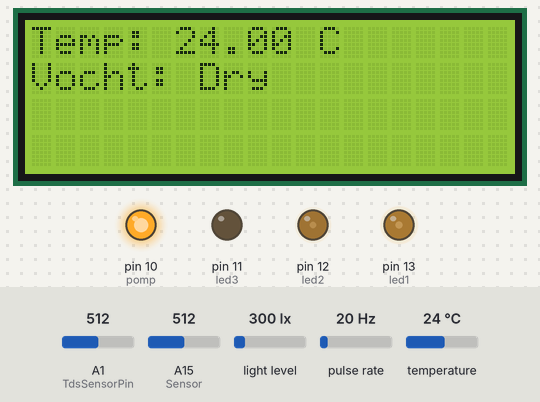
A program run on a simulated Arduino Mega 2560, built with avr-gcc and run on an emulated ATmega2560. Parts: 20×4 character LCD, output pins drawn as LEDs (lit = HIGH). Wiring (inferred from the names in the program): pulse sensor: data pin 2. The inputs (shaded band) are chosen by the test bench; at power-on: A15 (Sensor) = 512, temperature 24 °C, A1 (TdsSensorPin) = 512, light level 300 lx, pulse rate 20 Hz. What the program prints to the serial monitor is not drawn.

Above: at 1.2 s.
1.3 s: A15 (Sensor) set to 90
At 3.2 s:
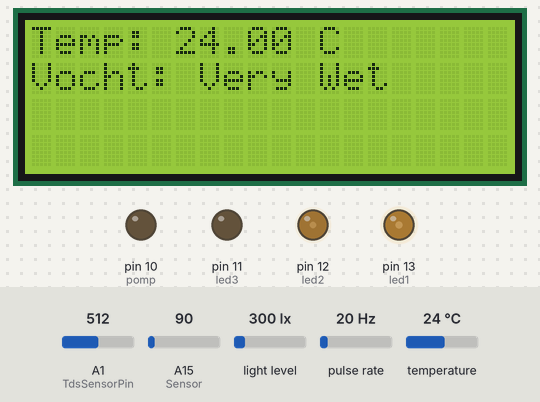
3.7 s: A15 (Sensor) set to 233
6.0 s: A15 (Sensor) set to 264
At 6.5 s:
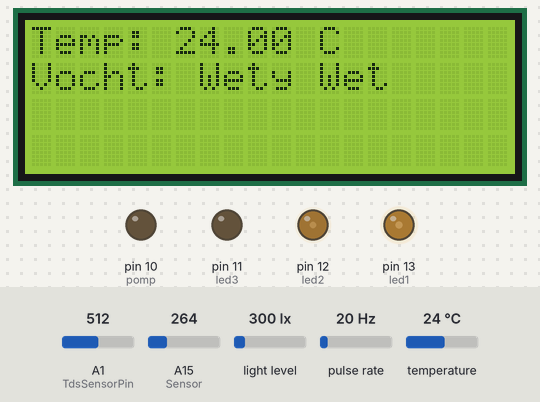
7.6 s: temperature set to 12 °C
At 9.3 s:
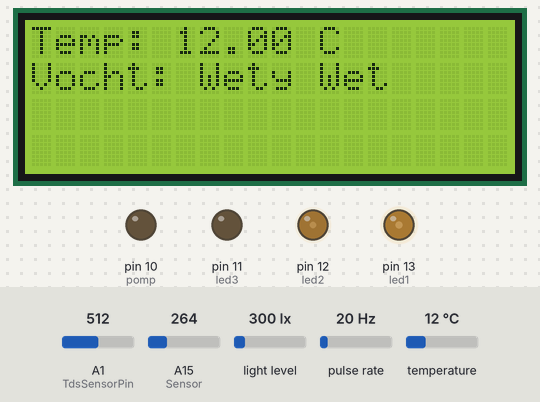
10.2 s: temperature set to 19 °C
12.8 s: temperature set to 28 °C
At 15.0 s:
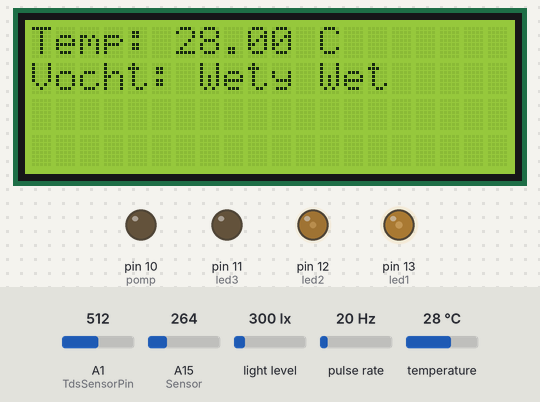
Timing chart, 0 to 16.5 s (numbered marks = the images above; inputs shaded):
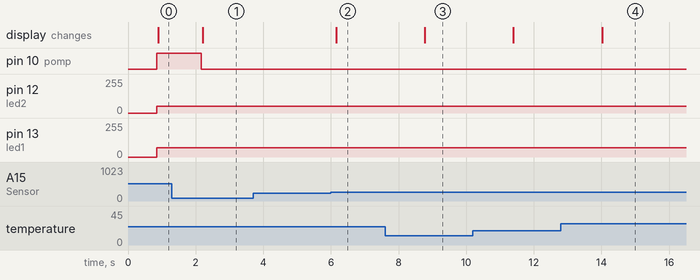

The program:

main.cpp
```cpp
// include arduino.h niet nodig in code test arduino -> enkel in VSC!
#include <Arduino.h>

//LCDscherm
#include <LiquidCrystal_I2C.h>
LiquidCrystal_I2C lcd(0x27, 20, 4);

//Lampen
int led1 = 13; //oranje
int led2 = 12; //half - half
int led3 = 11; //wit

//Pomp
const int pomp = 10;

//WaterqualiTDS
#define TdsSensorPin A1
#define VREF 5.0      // analog reference voltage(Volt) of the ADC
#define SCOUNT  30           // sum of sample point
int analogBuffer[SCOUNT];    // store the analog value in the array, read from ADC
int analogBufferTemp[SCOUNT];
int analogBufferIndex = 0,copyIndex = 0;
float averageVoltage = 0,tdsValue = 0,temperature = 25;

//waterflowsensor
volatile double waterFlow;

//temperatuursensor
#include <OneWire.h>
#include <DallasTemperature.h>
#define ONE_WIRE_BUS 25 // Data wire is conntec to the Arduino digital pin 25
OneWire oneWire(ONE_WIRE_BUS);
DallasTemperature sensors(&oneWire);
float Temperatuur;

//soilmoisture
const int AirValue = 610; //gemeten waarde lucht
const int WaterValue = 70; //gemeten waarde water
int intervals = (AirValue - WaterValue)/3;
int soilMoistureValue;

//lichtsensor
#include <BH1750.h>
#include <Wire.h>
BH1750 lightMeter;
int lux;

void setup() {
  pinMode(pomp, OUTPUT);
  pinMode(led1, OUTPUT);
  pinMode(led2, OUTPUT);
  pinMode(led3, OUTPUT);

  lcd.init();
  lcd.clear();

  Serial.begin(115200);
  pinMode(TdsSensorPin,INPUT);
  waterFlow = 0;
  attachInterrupt(0, pulse, RISING);  //DIGITAL Pin 2: Interrupt 0
  sensors.begin();

  // Initialize the I2C bus (BH1750 library doesn't do this automatically)
  Wire.begin(0x23);
  // On esp8266 you can select SCL and SDA pins using Wire.begin(D4, D3);
  // For Wemos / Lolin D1 Mini Pro and the Ambient Light shield use
  // Wire.begin(D2, D1);

  lightMeter.begin();

  Serial.println(F("BH1750 Test begin"));

}

void WaterKwaliteit() {

  static unsigned long analogSampleTimepoint = millis();
   if(millis()-analogSampleTimepoint > 40U)     //every 40 milliseconds,read the analog value from the ADC
   {
     analogSampleTimepoint = millis();
     analogBuffer[analogBufferIndex] = analogRead(TdsSensorPin);    //read the analog value and store into the buffer
     analogBufferIndex++;
     if(analogBufferIndex == SCOUNT)
         analogBufferIndex = 0;
    }
  static unsigned long printTimepoint = millis();
   if(millis()-printTimepoint > 800U)
   {
      printTimepoint = millis();
      for(copyIndex=0;copyIndex<SCOUNT;copyIndex++)
        analogBufferTemp[copyIndex]= analogBuffer[copyIndex];
      averageVoltage = getMedianNum(analogBufferTemp,SCOUNT) * (float)VREF / 1024.0; // read the analog value more stable by the median filtering algorithm, and convert to voltage value
      float compensationCoefficient=1.0+0.02*(temperature-25.0);    //temperature compensation formula: fFinalResult(25^C) = fFinalResult(current)/(1.0+0.02*(fTP-25.0));
      float compensationVolatge=averageVoltage/compensationCoefficient;  //temperature compensation
      tdsValue=(133.42*compensationVolatge*compensationVolatge*compensationVolatge - 255.86*compensationVolatge*compensationVolatge + 857.39*compensationVolatge)*0.5; //convert voltage value to tds value
    }
}
int getMedianNum(int bArray[], int iFilterLen)
{
      int bTab[iFilterLen];
      for (byte i = 0; i<iFilterLen; i++)
      bTab[i] = bArray[i];
      int i, j, bTemp;
      for (j = 0; j < iFilterLen - 1; j++)
      {
      for (i = 0; i < iFilterLen - j - 1; i++)
          {
        if (bTab[i] > bTab[i + 1])
            {
        bTemp = bTab[i];
            bTab[i] = bTab[i + 1];
        bTab[i + 1] = bTemp;
         }
      }
      }
      if ((iFilterLen & 1) > 0)
    bTemp = bTab[(iFilterLen - 1) / 2];
      else
    bTemp = (bTab[iFilterLen / 2] + bTab[iFilterLen / 2 - 1]) / 2;
      return bTemp;
}

/*
void WaterflowSensor()
{
  mss gebruiken we die nog idk
}
*/

void pulse()   //measure the quantity of square wave
{
  waterFlow += 1.0 / 5880.0;
}

void Temperatuursensor(){
  // Call sensors.requestTemperatures() to issue a global temperature and Requests to all devices on the bus
  sensors.requestTemperatures();
  Temperatuur = sensors.getTempCByIndex(0);

}

void GrondVochtigheid() {
  soilMoistureValue = analogRead(A15); //put Sensor insert into soil
}

void Lichtsensor() {
  lux = lightMeter.readLightLevel();
}

void LCD()
{
  lcd.backlight();
}

//waarden moeten nog aangepast worden - 4000 is veel te hoog
void Lampen() {
  if (lux < 4000){
    int brightness1 = 70;
    int brightness2 = 50;
    analogWrite( led2, brightness2);
    analogWrite( led1, brightness1 );} else if(lux < 5000){
      int brightness2 = 50;
      int brightness3 = 30;
      analogWrite( led3, brightness3);
      analogWrite( led2, brightness2);} else if(lux < 6000){
        int brightness3 = 30;
        analogWrite( led3, brightness3);} else{
          int brightness1 = 0;
          int brightness2 = 0;
          int brightness3 = 0;}
}

void Pomp() {
  if (soilMoistureValue > 430) {      //pomp aan laten spirngen wanneer grond droog is
    digitalWrite(pomp, HIGH);
  }
  if (soilMoistureValue < 250) {           //pomp af laten springen wanneer grond nat is
    digitalWrite(pomp,LOW);
  }
}

  void loop(){

  WaterKwaliteit();
  // WaterflowSensor();          Deze functie gebruiken we niet, de volledige code hiervan is gecomment (LN123-127)
  Temperatuursensor();
  GrondVochtigheid();
  Lichtsensor();
  LCD();
  Lampen();
  Pomp();

  //print kwaliteit
  Serial.print("TDS Value:");
  Serial.print(tdsValue,0);
  Serial.println("ppm");

  //print waterflow
  Serial.print("waterFlow:");
  Serial.print(waterFlow);
  Serial.println("   L");

  //print temperatuur
  Serial.print("Celsius temperature: ");
  Serial.println(Temperatuur);

  lcd.setCursor(0, 0);
  lcd.print("                    ");
  lcd.setCursor(0, 0);
  lcd.print("Temp: ");
  lcd.print(Temperatuur);
  lcd.print(" C");

  //print grondvochtigheid
  lcd.setCursor(0, 1);
  if(soilMoistureValue > WaterValue && soilMoistureValue < (WaterValue + intervals)) //70 < waarde < 250
    {
      Serial.println("Vocht: Very Wet, Waarde: ");
      Serial.println(soilMoistureValue);
      lcd.print("Vocht: Very Wet");
    }
  else if(soilMoistureValue > (WaterValue + intervals) && soilMoistureValue < (AirValue - intervals)) //250 < waarde < 430
    {
      Serial.println("Vocht: Wet, Waarde: ");
      Serial.println(soilMoistureValue);
      lcd.print("Vocht: Wet");
    }
  else if(soilMoistureValue < AirValue && soilMoistureValue > (AirValue - intervals)) //430 < waarde < 610
    {
      Serial.print("Vocht: Dry, Waarde: ");
      Serial.println(soilMoistureValue);
      lcd.print("Vocht: Dry");
    }

  //print licht
  Serial.print("Light: ");
  Serial.print(lux);
  Serial.println(" lx");

  delay(500);

}
```

Flowsensor.cpp
```cpp
#include <Arduino.h>

const int flowSensorPin = 2; // Afhankelijk van op welke pin we de sensor aansluiten
volatile int totalLiters = 0; // Variabele om de totale liters water op te slaan

const float pulsesPerLiter = 5880; // Aantal pulsen per liter water

void pulseCounter()
{
    totalLiters += 1 / pulsesPerLiter; // Verhoog het totale aantal liters met de hoeveelheid water die wordt gedetecteerd
}

void setup()
{
    Serial.begin(9600); // Initialiseer de seriële communicatie
    pinMode(flowSensorPin, INPUT); // Stel de pin van de watersensor in als input
    attachInterrupt(digitalPinToInterrupt(flowSensorPin), pulseCounter, RISING); // Koppel de interrupt aan de pin van de watersensor
/*

Wanneer er een stijgende signaalflank (van laag naar hoog) wordt gedetecteerd op deze pin
wordt de functie pulseCounter geactiveerd. Deze functie telt het aantal pulsen,
wat overeenkomt met de hoeveelheid water die door de sensor stroomt.
*/

}

void loop()
{
    // Print het totale aantal liters water in de seriële monitor
    Serial.print("Totaal Liters: ");
    Serial.println(totalLiters);
    delay(1000); // Wacht 1 seconde
}
```

leds.cpp
```cpp
#include <Arduino.h>


int tdsValue;
int greenLedPin = 13; // Pin connected to the green LED
int yellowLedPin = 12; // Pin connected to the yellow LED
int redLedPin = 11; // Pin connected to the red LED

void setup() {
    pinMode(greenLedPin, OUTPUT); // Set the green LED pin as output
    pinMode(yellowLedPin, OUTPUT); // Set the yellow LED pin as output
    pinMode(redLedPin, OUTPUT); // Set the red LED pin as output
}

void waterqualiteitKLEUR() {
    tdsValue = analogRead(A0); // Read the sensor value from analog pin A0

    if (tdsValue > 15 && tdsValue <= 50) {
        digitalWrite(greenLedPin, HIGH); // Turn on the green LED
        digitalWrite(yellowLedPin, LOW); // Turn off the yellow LED
        digitalWrite(redLedPin, LOW); // Turn off the red LED
        delay(500); // Delay for 500 milliseconds
    } else if (tdsValue > 50 && tdsValue <= 100) {
        digitalWrite(greenLedPin, LOW); // Turn off the green LED
        digitalWrite(yellowLedPin, HIGH); // Turn on the yellow LED
        digitalWrite(redLedPin, LOW); // Turn off the red LED
        delay(1000); // Delay for 1000 milliseconds
    } else if (tdsValue > 100) {
        digitalWrite(greenLedPin, LOW); // Turn off the green LED
        digitalWrite(yellowLedPin, LOW); // Turn off the yellow LED
        digitalWrite(redLedPin, HIGH); // Turn on the red LED
        delay(2000); // Delay for 2000 milliseconds
    } else {
        digitalWrite(greenLedPin, LOW); // Turn off the green LED
        digitalWrite(yellowLedPin, LOW); // Turn off the yellow LED
        digitalWrite(redLedPin, LOW); // Turn off the red LED
        delay(200); // Delay for 200 milliseconds
    }
}
```

Measured:
- the behaviour switches between 250 and 251 on A15 (Sensor) (found by bisection; images 1 and 2)
- after the input at 1.3 s, pin 10 (pomp): HIGH → LOW after 0.86 s; the display: changes after 0.91 s (image 1)
- after the input at 3.7 s, every drawn part: stays the same
- after the input at 6.0 s, the display: changes after 0.15 s (image 2)
- after the input at 7.6 s, the display: changes after 1.2 s (image 3)
- after the input at 12.8 s, the display: changes after 1.2 s (image 4)
